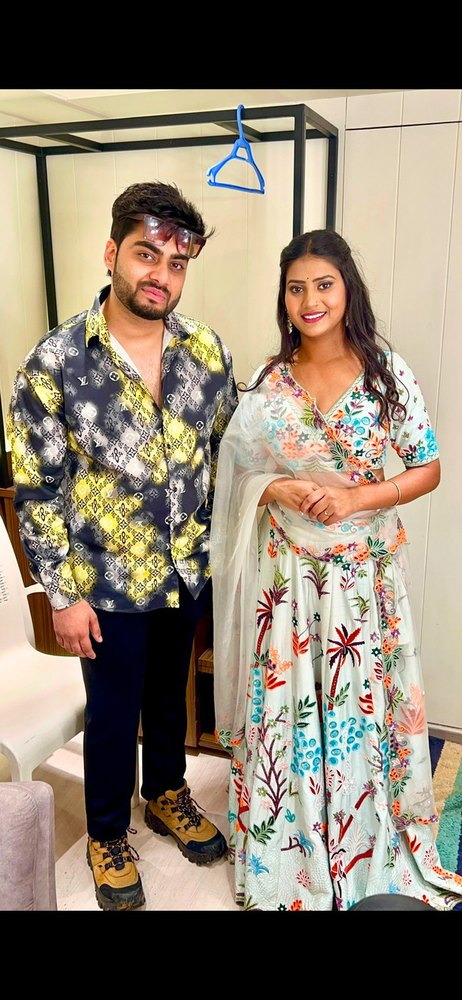
#> input picture assets/gallery/glimpse-1.jpg, 462 x 1000 px; its folder holds only this picture in this run
$ python _sheet.py
#> lines starting #> are read from the running program, lines starting #| are printed output that depends on the picture
"""Contact sheet of the polished output so the crops can be eyeballed in one pass."""
import glob
import os
from PIL import Image, ImageDraw

rows = [
    ("polished glimpses (4:5)", sorted(glob.glob("assets/gallery/glimpse-*.jpg"))),
    ("celebrity face crops (1:1)", sorted(glob.glob("assets/faces/face-*.jpg"))),
]
CELL, PAD, COLS = 260, 20, 7
sheet_h = PAD + sum(CELL + PAD + 40 for _, _ in rows)
sheet = Image.new("RGB", (COLS * (CELL + PAD) + PAD, sheet_h), (12, 16, 38))
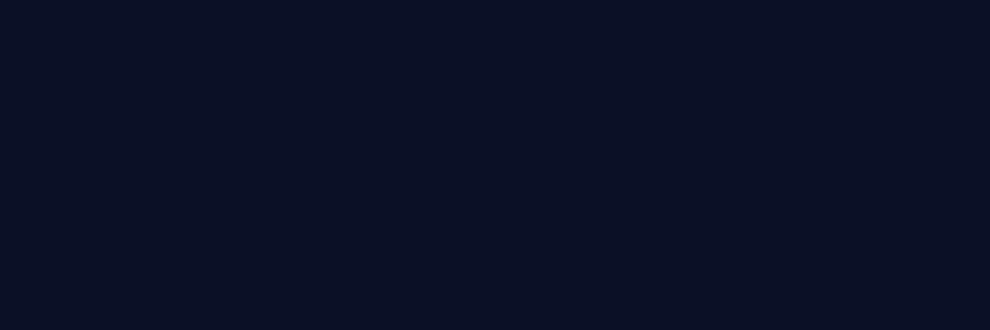
#> sheet: PIL image 1980x660 RGB (shown at 1/2 size); mean R, G, B 12, 16, 38
d = ImageDraw.Draw(sheet)

y = PAD
for label, files in rows:
    d.text((PAD, y), label.upper(), fill=(240, 210, 130))
    y += 18
    for i, f in enumerate(files):
        with Image.open(f) as im:
#> im is the input picture: PIL image 462x1000 RGB; mean R, G, B 139.6, 127.4, 110.9
            im = im.convert("RGB")
            im.thumbnail((CELL, CELL))
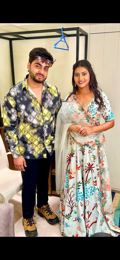
#> im: PIL image 120x260 RGB; mean R, G, B 139.7, 127.4, 110.9
            x = PAD + i * (CELL + PAD)
            sheet.paste(im, (x + (CELL - im.width) // 2, y))
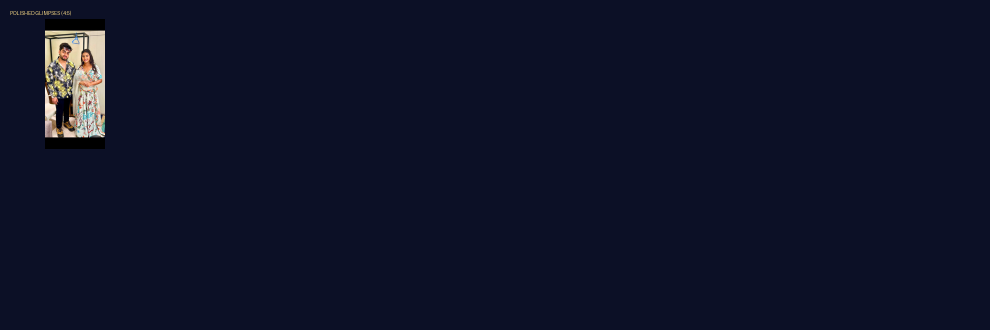
#> sheet: PIL image 1980x660 RGB (shown at 1/2 size); mean R, G, B 15.1, 18.7, 39.8
            d.text((x, y + CELL + 4), os.path.basename(f), fill=(200, 208, 235))
    y += CELL + PAD + 22

sheet.save("_sheet.png")
print("_sheet.png", sheet.size)
#| _sheet.png (1980, 660)
